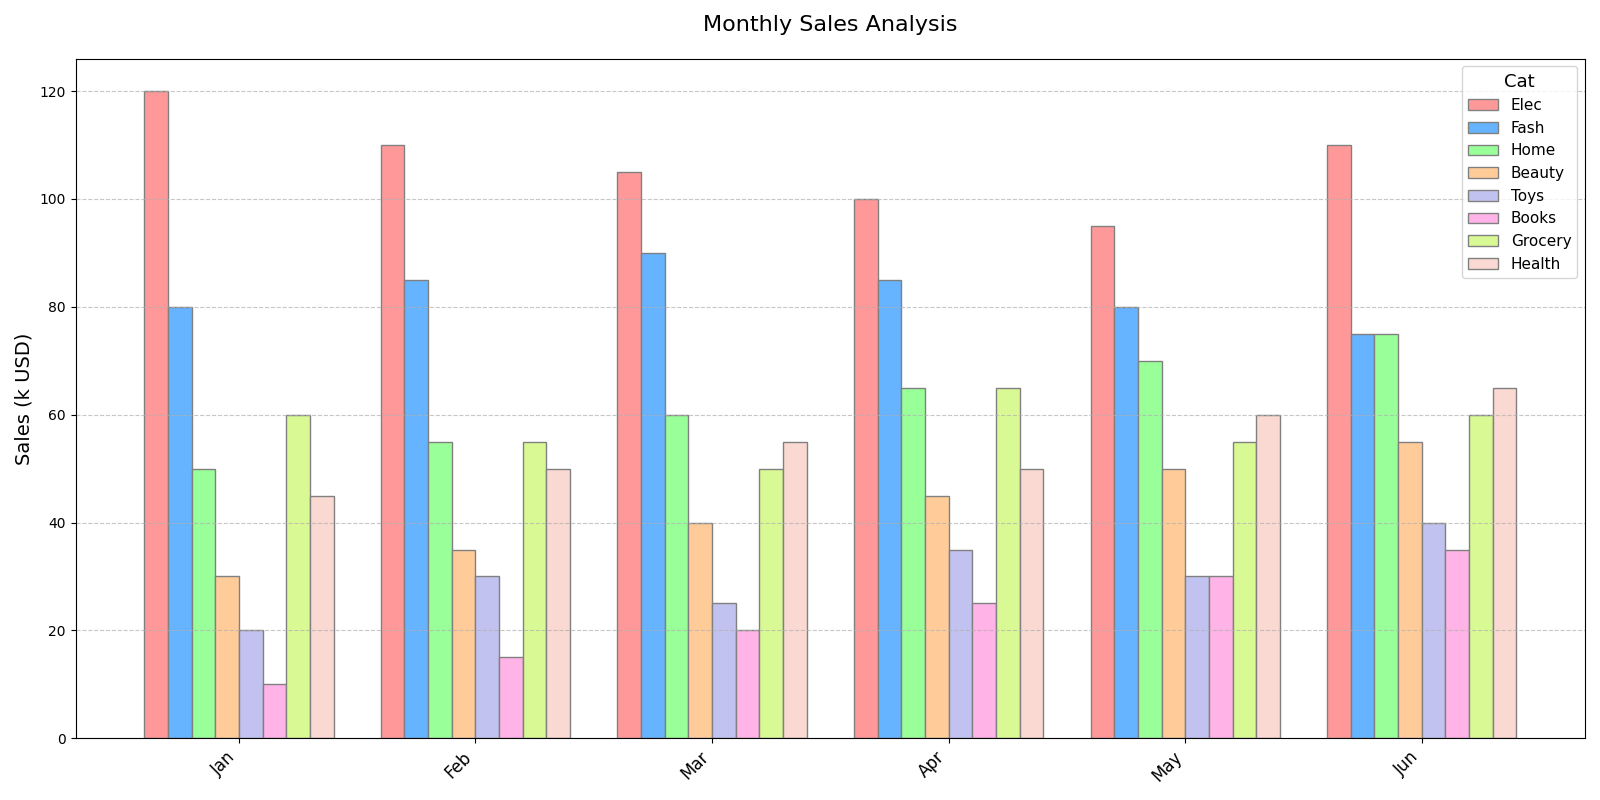

The Python source for this figure:
import matplotlib.pyplot as plt
import numpy as np

categories = ["Elec", "Fash", "Home", "Beauty", "Toys", "Books", "Grocery", "Health"]
months = ["Jan", "Feb", "Mar", "Apr", "May", "Jun"]

sales_data = [
    [120, 110, 105, 100, 95, 110],  # Electronics
    [80, 85, 90, 85, 80, 75],       # Fashion
    [50, 55, 60, 65, 70, 75],       # Home Goods
    [30, 35, 40, 45, 50, 55],       # Beauty
    [20, 30, 25, 35, 30, 40],       # Toys
    [10, 15, 20, 25, 30, 35],       # Books
    [60, 55, 50, 65, 55, 60],       # Grocery
    [45, 50, 55, 50, 60, 65]        # Health
]

sales_data = np.array(sales_data)

fig, ax = plt.subplots(figsize=(16, 8))

x = np.arange(len(months))
bar_width = 0.10
colors = ['#ff9999','#66b3ff','#99ff99','#ffcc99','#c2c2f0','#ffb3e6','#d9f994','#f9d9d1']

for i in range(len(categories)):
    ax.bar(x + i*bar_width, sales_data[i], width=bar_width, color=colors[i], edgecolor='grey', label=categories[i])

ax.set_title('Monthly Sales Analysis', fontsize=16, pad=20)
ax.set_ylabel('Sales (k USD)', fontsize=14)
ax.set_xticks(x + bar_width * (len(categories) - 1) / 2)
ax.set_xticklabels(months, rotation=45, ha='right', fontsize=12)

ax.legend(title="Cat", title_fontsize='13', fontsize='11')
ax.grid(axis='y', linestyle='--', alpha=0.7)
plt.tight_layout()

plt.show()
